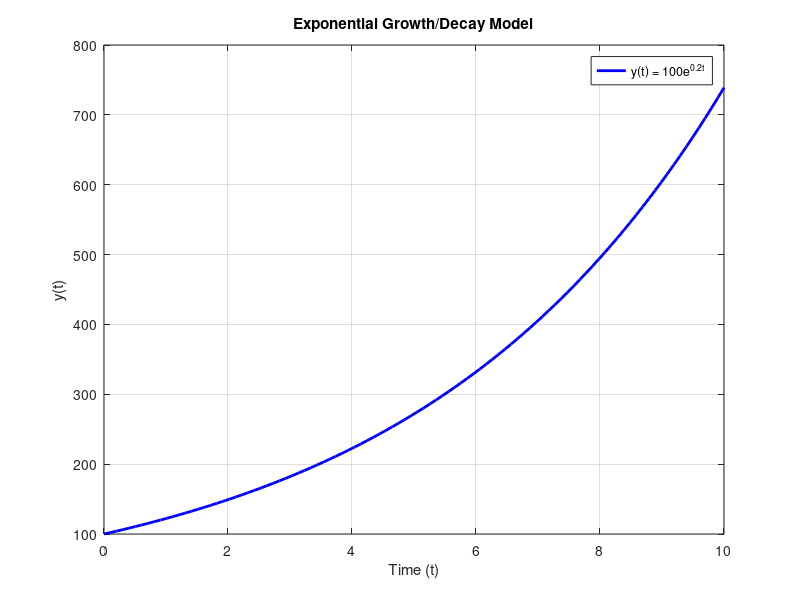

Recreate this plot in MATLAB.

% Define parameters
y0 = 100; % Initial quantity
k = 0.2;  % Growth rate (set k < 0 for decay)
t = linspace(0, 10, 100); % Time from 0 to 10

% Compute y(t)
y = y0 * exp(k * t);

% Display the mathematical expression in the command window
fprintf('The exponential function is: y(t) = %.0fe^{%.2f t}\n', y0, k);

% Plot results
figure;
plot(t, y, 'b', 'LineWidth', 2);
xlabel('Time (t)');
ylabel('y(t)');
title('Exponential Growth/Decay Model');
grid on;
legend(['y(t) = ', num2str(y0), 'e^{', num2str(k), 't}']);
